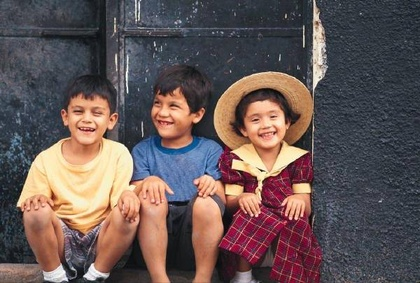
%> input picture 6th_sem/MATLAB/AN SIr till 27-Mar-2018/Copy_of_Copy_of_image1.JPG, 420 x 283 px, shrunk from 600 x 404 before the run
$ octave image10.m   (GNU Octave 9; MATLAB toolbox functions it lacks are replaced by stand-ins)
%> lines starting %> are read from the running program, lines starting %| are printed output that depends on the picture; in (x1, y1, x2, y2) boxes, pixels count from 0 and x2, y2 are one past the last pixel; in counts of white or black regions, pixels touching at a corner belong together; the program's own positions count from 1
%image10.m : Write a program to input any RGB image and perform the
%following changes : (i) convert it into Gray scale, (ii)Convert Gray scale
%to B/W, (iii) Convert B/W to inverse image.  Save and display modified
%image.
clc;
close all;
clear all;
file1=input('\nEnter your Input image file name=','s');
%> the answer given: Copy_of_Copy_of_image1.JPG
file2=input('Enter your Gray scale image file name=','s');
%> the answer given: NAME.jpg
file3=input('Enter your B/W image file name=','s');
%> the answer given: NAME.jpg
file4=input('Enter your inverse image file name=','s');
%> the answer given: NAME.jpg
file5=input('Enter your Target image file name=','s');
%> the answer given: NAME.jpg
x=imread(file1);
%> x is the input picture: size 283x420x3 uint8; mean R, G, B 101.5, 86.4, 85.3
[r,c,d]=size(x);
%> r = 283; c = 420; d = 3
g(1:r,1:c,1)=.2989*x(1:r,1:c,1)+.587*x(1:r,1:c,2)+.114*x(1:r,1:c,3);%converting to Gray scale
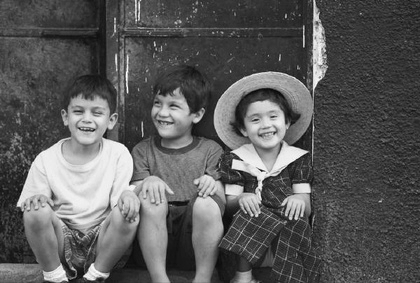
%> g: size 283x420 uint8; min 2, max 255, mean 90.8
% To convert gray scale to b/w
for i=1:r
    for j=1:c
        if g(i,j,1)>=127
            b(i,j,1)=255;
        else
            b(i,j,1)=0;
        end
    end
end
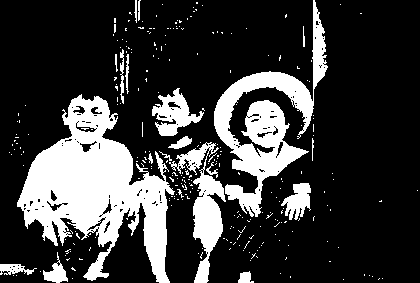
%> b: size 283x420 double; 22.9% white; 275 white regions (255 under 20 px), largest, box (x1, y1, x2, y2) and area: (17, 94, 175, 283) 13618, (214, 0, 328, 217) 7127, (169, 142, 226, 283) 2565
% To get inverse image
for i=1:r
    for j=1:c
        if b(i,j,1)==255
            inverse(i,j,1)=0;
        else
            inverse(i,j,1)=255;
        end
    end
end
imwrite(g,file2);
imwrite(b,file3);
imwrite(inverse,file4);
y=x; % copying original file
y(1:r,c+1:2*c,1)=g(1:r,1:c,1); % copying gray scale image
y(1:r,c+1:2*c,2)=g(1:r,1:c,1);
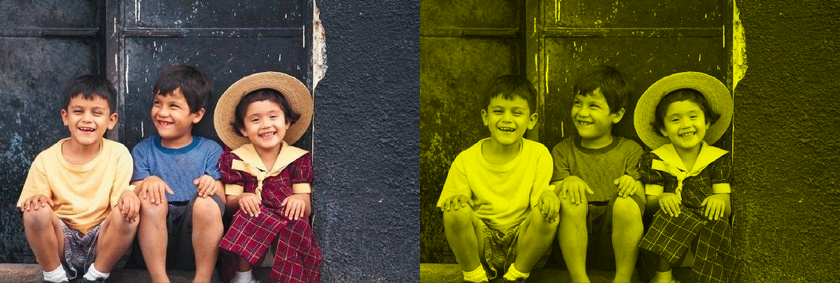
%> y: size 283x840x3 uint8; mean R, G, B 96.1, 88.6, 42.7
y(1:r,c+1:2*c,3)=g(1:r,1:c,1);
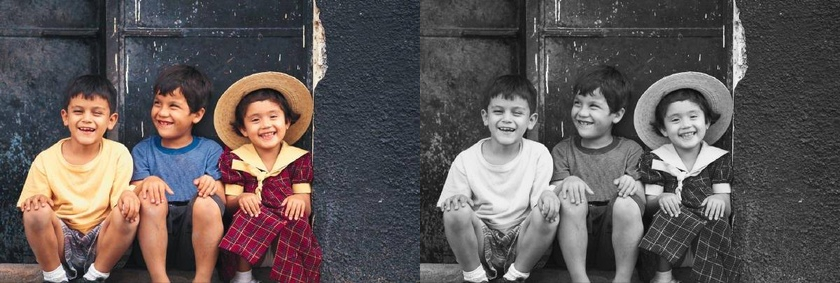
%> y: size 283x840x3 uint8; mean R, G, B 96.1, 88.6, 88

y(1:r,2*c+1:3*c,1)=b(1:r,1:c,1); % Copying b/w image
%> y: size 283x1260x3 uint8
y(1:r,2*c+1:3*c,2)=b(1:r,1:c,1);
y(1:r,2*c+1:3*c,3)=b(1:r,1:c,1);
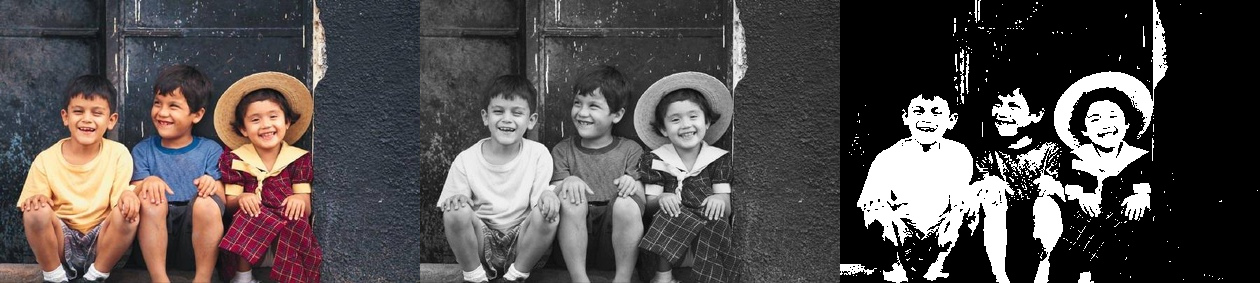
%> y: size 283x1260x3 uint8; mean R, G, B 83.5, 78.5, 78.1

y(1:r,3*c+1:4*c,1)=inverse(1:r,1:c,1); % copying inverse image
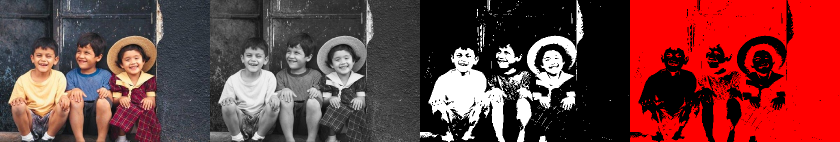
%> y: size 283x1680x3 uint8 (shown at 1/2 size); mean R, G, B 111.8, 58.9, 58.6
y(1:r,3*c+1:4*c,2)=inverse(1:r,1:c,1);
y(1:r,3*c+1:4*c,3)=inverse(1:r,1:c,1);
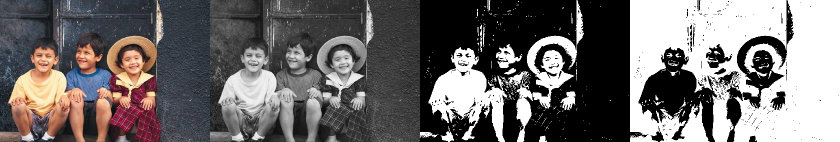
%> y: size 283x1680x3 uint8 (shown at 1/2 size); mean R, G, B 111.8, 108, 107.8

imshow(y);
imwrite(y,file5);
